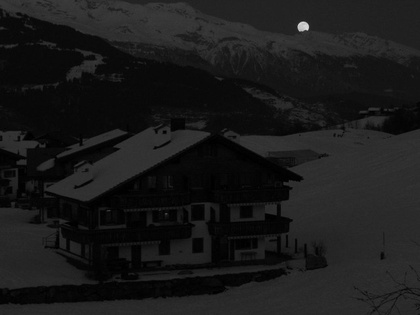
%> input picture material/code/visionbook/05Preproc/images/raising_moon_gray_small.jpg, 420 x 315 px, shrunk from 640 x 480 before the run
$ octave hist_equal_demo.m   (GNU Octave 9; MATLAB toolbox functions it lacks are replaced by stand-ins)
%> lines starting %> are read from the running program, lines starting %| are printed output that depends on the picture
### material/code/visionbook/05Preproc/hist_equal.m
function [im_out,H,Hc,T] = hist_equal(im)
% HIST_EQUAL histogram equalization
% CMP Vision Algorithms http://visionbook.felk.cvut.cz
% Tomas Svoboda, 2006-2007
%
% Usage: [im_out,H,Hc,T] = hist_equal(im)
% Inputs:
%   im  [m x n]  Input image.
% Outputs:
%   im_out  [m x n]   Equalized image.
%   H       [1 x 256] Histogram of the input image.
%   Hc      [1 x 256] Cumulative histogram of the input function.
%   T       [1 x 256] Transformation function of the intensity.
% See also: histeq.

% History:
% $Id: hist_equal_decor.m 1074 2007-08-14 09:45:42Z kybic $
%
% 2006-01 Tomas Svoboda created
% 2007-03-05 TS: decorated
% 2007-05-02 TS: new decor
% 2007-05-24 TS: typo
% 2007-08-09 TS: refinement for better looking of m-file

if size(im,3)>1,
  warning('Colour image in the input, HIST_EQUAL process it as grayscale')
end

if isa(im,'uint8');  % 8-bit depth
  levels = 2^8;
elseif isa(im,'uint16'); % 16-bit depth
  levels = 2^16;
elseif isa(im, 'float'); % actually unknown but 8-bit assumed
  warning('Bit depth could not be recognised, 8-bit image is assumed');
  levels = 2^8;
  if max(max(im))>1;
  im = round(im);
  im(im<0)   = 0;
  im(im>255) = levels-1;
  else
  im = uint8(round(im*255));
  end
end


% The intensities are typically [0,255] but Matlab starts
% indexes at 1. Doing the +1 shift only once saves some computation time.
imp = uint32(im)+1;

% Compute the histogram of the input image first.
% Scan every pixel and increment the relevant member of H;
% if pixel p has intensity g_p perform H[g_p]=H[g_p]+1.
% The number of levels is determined from the bit depth
% of the input image.
H = zeros(1,levels); % allocate memory
% scan all pixels ...
for i=1:size(im,1)
  for j=1:size(im,2)
    % pixel intensity indexes the accumulator
    H(imp(i,j)) = H(imp(i,j)) + 1;
  end
end

% Form the cumulative image histogram H_c.
Hc = zeros(size(H));
Hc(1) = H(1);
for i=2:size(Hc,2)
  Hc(i) = Hc(i-1)+H(i);
end

% Create the look-up table
% normalizing the cumulative histogram to have integer values between
% 0--(levels-1),
% typically [0,255].
T = round( (levels-1)/(size(im,1)*size(im,2)) * Hc );


% Apply the look-up table
% to each level in the input image.
% Formally, rescan the image and write an output image
% with gray levels g_q, setting g_q=T[g_p].
% memory allocation for the new image
im_out = zeros(size(im)); % same size as the input image
im_out = T(imp);
% Note from the last row how elegantly Matlab allows the use of the
% look-up table. T is a 1 x 256 vector in which
% T(i) contains an intensity value that replaces
% i-1. The image itself is here understood as a set of
% indexes that point to the vector T.
% In a classical language it would be:
% for i=all pixels in image
%   im_out(i) = T(imp(i));
% end

% convert the data type if appropriate
if isa(im,'uint8')
  im_out = uint8(round(im_out));
end
if isa(im,'uint16')
  im_out = uint16(round(im_out));
end
if isa(im,'float')
  im_out = im_out/(levels-1);
end

return; % end of hist_equal

### material/code/visionbook/matlab_code/misc/exportfig.m
function exportfig(varargin)
%EXPORTFIG  Export a figure to Encapsulated Postscript.
%   EXPORTFIG(H, FILENAME) writes the figure H to FILENAME.  H is
%   a figure handle and FILENAME is a string that specifies the
%   name of the output file.
%
%   EXPORTFIG(...,PARAM1,VAL1,PARAM2,VAL2,...) specifies
%   parameters that control various characteristics of the output
%   file.
%
%   Format Paramter:
%     'Format'  one of the strings 'eps','eps2','jpeg','png','preview'
%          specifies the output format. Defaults to 'eps'.
%          The output format 'preview' does not generate an output
%          file but instead creates a new figure window with a
%          preview of the exported figure. In this case the
%          FILENAME parameter is ignored.
%
%     'Preview' one of the strings 'none', 'tiff'
%          specifies a preview for EPS files. Defaults to 'none'.
%
%   Size Parameters:
%     'Width'   a positive scalar
%          specifies the width in the figure's PaperUnits
%     'Height'  a positive scalar
%          specifies the height in the figure's PaperUnits
%
%     Specifying only one dimension sets the other dimension
%     so that the exported aspect ratio is the same as the
%     figure's current aspect ratio.
%     If neither dimension is specified the size defaults to
%     the width and height from the figure's PaperPosition.
%
%   Rendering Parameters:
%     'Color'     one of the strings 'bw', 'gray', 'cmyk'
%         'bw'    specifies that lines and text are exported in
%                 black and all other objects in grayscale
%         'gray'  specifies that all objects are exported in grayscale
%         'cmyk'  specifies that all objects are exported in color
%                 using the CMYK color space
%     'Renderer'  one of the strings 'painters', 'zbuffer', 'opengl'
%         specifies the renderer to use
%     'Resolution'   a positive scalar
%         specifies the resolution in dots-per-inch.
%
%     The default color setting is 'bw'.
%
%   Font Parameters:
%     'FontMode'     one of the strings 'scaled', 'fixed'
%     'FontSize'     a positive scalar
%          in 'scaled' mode multiplies with the font size of each
%          text object to obtain the exported font size
%          in 'fixed' mode specifies the font size of all text
%          objects in points
%     'FontEncoding' one of the strings 'latin1', 'adobe'
%          specifies the character encoding of the font
%
%     If FontMode is 'scaled' but FontSize is not specified then a
%     scaling factor is computed from the ratio of the size of the
%     exported figure to the size of the actual figure. The minimum
%     font size allowed after scaling is 5 points.
%     If FontMode is 'fixed' but FontSize is not specified then the
%     exported font sizes of all text objects is 7 points.
%
%     The default 'FontMode' setting is 'scaled'.
%
%   Line Width Parameters:
%     'LineMode'     one of the strings 'scaled', 'fixed'
%     'LineWidth'    a positive scalar
%          the semantics of LineMode and LineWidth are exactly the
%          same as FontMode and FontSize, except that they apply
%          to line widths instead of font sizes. The minumum line
%          width allowed after scaling is 0.5 points.
%          If LineMode is 'fixed' but LineWidth is not specified
%          then the exported line width of all line objects is 1
%          point.
%
%   Examples:
%     exportfig(gcf,'fig1.eps','height',3);
%       Exports the current figure to the file named 'fig1.eps' with
%       a height of 3 inches (assuming the figure's PaperUnits is
%       inches) and an aspect ratio the same as the figure's aspect
%       ratio on screen.
%
%     exportfig(gcf, 'fig2.eps', 'FontMode', 'fixed',...
%                'FontSize', 10, 'color', 'cmyk' );
%       Exports the current figure to 'fig2.eps' in color with all
%       text in 10 point fonts. The size of the exported figure is
%       the figure's PaperPostion width and height.


if (nargin < 2)
  error('Too few input arguments');
end

% exportfig(H, filename, ...)
H = varargin{1};
if ~ishandle(H) | ~strcmp(get(H,'type'), 'figure')
  error('First argument must be a handle to a figure.');
end
filename = varargin{2};
if ~ischar(filename)
  error('Second argument must be a string.');
end
paramPairs = varargin(3:end);

% Do some validity checking on param-value pairs
if (rem(length(paramPairs),2) ~= 0)
  error(['Invalid input syntax. Optional parameters and values' ...
	 ' must be in pairs.']);
end

format = 'eps';
preview = 'none';
width = -1;
height = -1;
%color = 'bw';
color = 'cmyk';
fontsize = -1;
fontmode='scaled';
linewidth = -1;
linemode=[];
fontencoding = 'latin1';
renderer = [];
resolution = [];

% Process param-value pairs
args = {};
for k = 1:2:length(paramPairs)
  param = lower(paramPairs{k});
  if (~ischar(param))
    error('Optional parameter names must be strings');
  end
  value = paramPairs{k+1};

  switch (param)
   case 'format'
    format = value;
    if (~strcmp(format,{'eps','eps2','jpeg','png','preview'}))
      error(['Format must be ''eps'', ''eps2'', ''jpeg'', ''png'' or' ...
	     ' ''preview''.']);
    end
   case 'preview'
    preview = value;
    if (~strcmp(preview,{'none','tiff'}))
      error('Preview must be ''none'' or ''tiff''.');
    end
   case 'width'
    width = LocalToNum(value);
    if(~LocalIsPositiveScalar(width))
      error('Width must be a numeric scalar > 0');
    end
   case 'height'
    height = LocalToNum(value);
    if(~LocalIsPositiveScalar(height))
      error('Height must be a numeric scalar > 0');
    end
   case 'color'
    color = lower(value);
    if (~strcmp(color,{'bw','gray','cmyk'}))
      error('Color must be ''bw'', ''gray'' or ''cmyk''.');
    end
   case 'fontmode'
    fontmode = lower(value);
    if (~strcmp(fontmode,{'scaled','fixed'}))
      error('FontMode must be ''scaled'' or ''fixed''.');
    end
   case 'fontsize'
    fontsize = LocalToNum(value);
    if(~LocalIsPositiveScalar(fontsize))
      error('FontSize must be a numeric scalar > 0');
    end
   case 'fontencoding'
    fontencoding = lower(value);
    if (~strcmp(fontencoding,{'latin1','adobe'}))
      error('FontEncoding must be ''latin1'' or ''adobe''.');
    end
   case 'linemode'
    linemode = lower(value);
    if (~strcmp(linemode,{'scaled','fixed'}))
      error('LineMode must be ''scaled'' or ''fixed''.');
    end
   case 'linewidth'
    linewidth = LocalToNum(value);
    if(~LocalIsPositiveScalar(linewidth))
      error('LineWidth must be a numeric scalar > 0');
    end
   case 'renderer'
    renderer = lower(value);
    if (~strcmp(renderer,{'painters','zbuffer','opengl'}))
      error('Renderer must be ''painters'', ''zbuffer'' or ''opengl''.');
    end
   case 'resolution'
    resolution = LocalToNum(value);
    if ~(isnumeric(value) & (prod(size(value)) == 1) & (value >= 0));
      error('Resolution must be a numeric scalar >= 0');
    end
   otherwise
    error(['Unrecognized option ' param '.']);
  end
end

allLines  = findall(H, 'type', 'line');
allText   = findall(H, 'type', 'text');
allAxes   = findall(H, 'type', 'axes');
allImages = findall(H, 'type', 'image');
allLights = findall(H, 'type', 'light');
allPatch  = findall(H, 'type', 'patch');
allSurf   = findall(H, 'type', 'surface');
allRect   = findall(H, 'type', 'rectangle');
allFont   = [allText; allAxes];
allColor  = [allLines; allText; allAxes; allLights];
allMarker = [allLines; allPatch; allSurf];
allEdge   = [allPatch; allSurf];
allCData  = [allImages; allPatch; allSurf];

old.objs = {};
old.prop = {};
old.values = {};

% Process format and preview parameter
showPreview = strcmp(format,'preview');
if showPreview
  format = 'png';
  filename = [tempName '.png'];
end
if strncmp(format,'eps',3) & ~strcmp(preview,'none')
  args = {args{:}, ['-' preview]};
end

hadError = 0;
try
  % Process size parameters
  paperPos = get(H, 'PaperPosition');
  old = LocalPushOldData(old, H, 'PaperPosition', paperPos);
  figureUnits = get(H, 'Units');
  set(H, 'Units', get(H,'PaperUnits'));
  figurePos = get(H, 'Position');
  aspectRatio = figurePos(3)/figurePos(4);
  set(H, 'Units', figureUnits);
  if (width == -1) & (height == -1)
    width = paperPos(3);
    height = paperPos(4);
  elseif (width == -1)
    width = height * aspectRatio;
  elseif (height == -1)
    height = width / aspectRatio;
  end
  set(H, 'PaperPosition', [0 0 width height]);
  paperPosMode = get(H, 'PaperPositionMode');
  old = LocalPushOldData(old, H, 'PaperPositionMode', paperPosMode);
  set(H, 'PaperPositionMode', 'manual');

  % Process rendering parameters
  switch (color)
   case {'bw', 'gray'}
    if ~strcmp(color,'bw') & strncmp(format,'eps',3)
      format = [format 'c'];
    end
    args = {args{:}, ['-d' format]};

    %compute and set gray colormap
    oldcmap = get(H,'Colormap');
    newgrays = 0.30*oldcmap(:,1) + 0.59*oldcmap(:,2) + 0.11*oldcmap(:,3);
    newcmap = [newgrays newgrays newgrays];
    old = LocalPushOldData(old, H, 'Colormap', oldcmap);
    set(H, 'Colormap', newcmap);

    %compute and set ColorSpec and CData properties
    old = LocalUpdateColors(allColor, 'color', old);
    old = LocalUpdateColors(allAxes, 'xcolor', old);
    old = LocalUpdateColors(allAxes, 'ycolor', old);
    old = LocalUpdateColors(allAxes, 'zcolor', old);
    old = LocalUpdateColors(allMarker, 'MarkerEdgeColor', old);
    old = LocalUpdateColors(allMarker, 'MarkerFaceColor', old);
    old = LocalUpdateColors(allEdge, 'EdgeColor', old);
    old = LocalUpdateColors(allEdge, 'FaceColor', old);
    old = LocalUpdateColors(allCData, 'CData', old);

   case 'cmyk'
    if strncmp(format,'eps',3)
      format = [format 'c'];
      args = {args{:}, ['-d' format], '-cmyk'};
    else
      args = {args{:}, ['-d' format]};
    end
   otherwise
    error('Invalid Color parameter');
  end
  if (~isempty(renderer))
    args = {args{:}, ['-' renderer]};
  end
  if (~isempty(resolution)) | ~strncmp(format,'eps',3)
    if isempty(resolution)
      resolution = 0;
    end
    args = {args{:}, ['-r' int2str(resolution)]};
  end

  % Process font parameters
  if (~isempty(fontmode))
    oldfonts = LocalGetAsCell(allFont,'FontSize');
    switch (fontmode)
     case 'fixed'
      oldfontunits = LocalGetAsCell(allFont,'FontUnits');
      old = LocalPushOldData(old, allFont, {'FontUnits'}, oldfontunits);
      set(allFont,'FontUnits','points');
      if (fontsize == -1)
	set(allFont,'FontSize',7);
      else
	set(allFont,'FontSize',fontsize);
      end
     case 'scaled'
      if (fontsize == -1)
	wscale = width/figurePos(3);
	hscale = height/figurePos(4);
	scale = min(wscale, hscale);
      else
	scale = fontsize;
      end
      newfonts = LocalScale(oldfonts,scale,5);
      set(allFont,{'FontSize'},newfonts);
     otherwise
      error('Invalid FontMode parameter');
    end
    % make sure we push the size after the units
    old = LocalPushOldData(old, allFont, {'FontSize'}, oldfonts);
  end
  if strcmp(fontencoding,'adobe') & strncmp(format,'eps',3)
    args = {args{:}, '-adobecset'};
  end

  % Process linewidth parameters
  if (~isempty(linemode))
    oldlines = LocalGetAsCell(allMarker,'LineWidth');
    old = LocalPushOldData(old, allMarker, {'LineWidth'}, oldlines);
    switch (linemode)
     case 'fixed'
      if (linewidth == -1)
	set(allMarker,'LineWidth',1);
      else
	set(allMarker,'LineWidth',linewidth);
      end
     case 'scaled'
      if (linewidth == -1)
	wscale = width/figurePos(3);
	hscale = height/figurePos(4);
	scale = min(wscale, hscale);
      else
	scale = linewidth;
      end
      newlines = LocalScale(oldlines, scale, 0.5);
      set(allMarker,{'LineWidth'},newlines);
     otherwise
      error('Invalid LineMode parameter');
    end
  end

  % Export
  print(H, filename, args{:});

catch
  hadError = 1;
end

% Restore figure settings
for n=1:length(old.objs)
  set(old.objs{n}, old.prop{n}, old.values{n});
end

if hadError
  error(deblank(lasterr));
end

% Show preview if requested
if showPreview
  X = imread(filename,'png');
  delete(filename);
  f = figure( 'Name', 'Preview', ...
	      'Menubar', 'none', ...
	      'NumberTitle', 'off', ...
	      'Visible', 'off');
  image(X);
  axis image;
  ax = findobj(f, 'type', 'axes');
  set(ax, 'Units', get(H,'PaperUnits'), ...
	  'Position', [0 0 width height], ...
	  'Visible', 'off');
  set(ax, 'Units', 'pixels');
  axesPos = get(ax,'Position');
  figPos = get(f,'Position');
  rootSize = get(0,'ScreenSize');
  figPos(3:4) = axesPos(3:4);
  if figPos(1) + figPos(3) > rootSize(3)
    figPos(1) = rootSize(3) - figPos(3) - 50;
  end
  if figPos(2) + figPos(4) > rootSize(4)
    figPos(2) = rootSize(4) - figPos(4) - 50;
  end
  set(f, 'Position',figPos, ...
	 'Visible', 'on');
end

%
%  Local Functions
%

function outData = LocalPushOldData(inData, objs, prop, values)
outData.objs = {inData.objs{:}, objs};
outData.prop = {inData.prop{:}, prop};
outData.values = {inData.values{:}, values};

function cellArray = LocalGetAsCell(fig,prop);
cellArray = get(fig,prop);
if (~isempty(cellArray)) & (~iscell(cellArray))
  cellArray = {cellArray};
end

function newArray = LocalScale(inArray, scale, minValue)
n = length(inArray);
newArray = cell(n,1);
for k=1:n
  newArray{k} = max(minValue,scale*inArray{k}(1));
end

% [76 lines left out: functions LocalMapToGray, LocalMapCData, LocalUpdateColors, LocalIsPositiveScalar, LocalToNum, not called in this run]

### material/code/visionbook/cmpviapath.m
function p = cmpviapath(rootpath,stprtoolbox)
% CMPVIAPATH Sets all necessary paths for cmpvia toolbox
%
% p = cmpviapath(rootpath);
%
% Input parameters:
% rootpath ... (optinoal) root path of the toolbox, defaults
%              to current working directory
% stprtoolbox... (optional) if set to 1, path to stprtoolbox is
%                added and the toolbox is initialized
%
% Output:
% p ... added path
%
% History:
% 2006-01-26 Tomas Svoboda: created based on a similar function
%            from Vojta Franc and Vaclav Hlavac patern recognition
%            toolbox
%
% $Id: cmpviapath.m 1181 2014-04-02 15:47:26Z svoboda $

if nargin<2
  stprtoolbox=0 ;
end ;

if nargin<1
  rootpath=pwd;
end

disp('Setting path for the CMPvia codes')
disp('cmpvia@cmp.felk.cvut.cz ---------')

% set path for UNIX
p = ['$:', ...
	 '$02Image:', ...
     '$03ImageMath:', ...
	 '$04DataStr:',...
	 '$05Preproc:',...
	 '$06Segm1:',...
	 '$07Segm2:',...
	 '$08ShapeRepr:',...
	 '$09ObjRec:',...
	 '$11Theory3D:',...
     '$14Compr:', ...
     '$15Texture:', ...
     '$16Motion:', ...
	 '$matlab_code/graphcut:',...
	 '$matlab_code/bsplines:',...
     '$matlab_code/misc:'
	 ];

if stprtoolbox,
  p = [ p, '$matlab_code/stprtool:' ] ;
end ;


p=translate(p,rootpath);

% adds path at the start
addpath(p);

% setup
if stprtoolbox,
  stprpath(translate('$/matlab_code/stprtool',rootpath)) ;
end ;

%--translate ---------------------------------------------------------
function p = translate(p,rootpath);
%TRANSLATE Translate unix path to platform specific path
%   TRANSLATE fixes up the path so that it's valid on non-UNIX platforms
%
% This function was derived from MathWork M-file "pathdef.m"

cname = computer;

% Look for PC
if strncmp(cname,'PC',2)
  p = strrep(p,'/','\');
  p = strrep(p,':',';');
  p = strrep(p,'$',[rootpath '\']);

% [12 lines of commented-out code are left out]
else
  p = strrep(p,'$',[rootpath '/']);
end

### material/code/visionbook/05Preproc/hist_equal_demo.m
% demonstration of HIST_EQUAL, histogram equalization
% CMP Vision Algorithms http://visionbook.felk.cvut.cz
% Tomas Svoboda, 2006-2007

% $Id: hist_equal_demo_decor.m 1074 2007-08-14 09:45:42Z kybic $

addpath ../.
cmpviapath('../.');
% create a directory for output images
% if necessary, and does not already exist
out_dir = './output_images/';
if (exist(out_dir)~=7)
  mkdir(out_dir)
end

im = imread('images/raising_moon_gray_small.jpg');
%> im is the input picture: size 315x420 uint8; min 0, max 224, mean 26
[im_out,H,Hc,T] = hist_equal(im);
%> after the loop in hist_equal, `for i=1:size(im,1)`: H = 256 values, max 6785 at index 11, min 0 at index 64, mean 516.8
%> after the loop in hist_equal, `for i=2:size(Hc,2)`: Hc = 256 values from 453 to 132300
%> in hist_equal, `T = round( (levels-1)/(size(im,1)*size(im,2)) * Hc );`: T = 256 values from 1 to 255
%> in hist_equal, `im_out = T(imp);`:
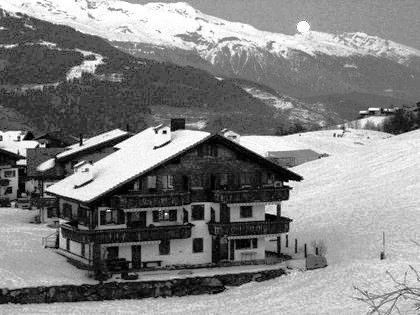
%> im_out: size 315x420 double; min 1, max 255, mean 130.7
%> Hc = 256 values from 453 to 132300; T = 256 values from 1 to 255

figure(1), clf
imshow(im)
title('Input image');
imwrite(im,[out_dir,'histeq_input.jpg']);

figure(2), clf
bar([0:length(H)-1],H)
title('histogram of the input image')
xlabel('intensity')
ylabel('frequency')
axis([0 length(H)-1, 0 max(H)])
exportfig(gcf, [out_dir,'histeq_histinput.eps']);
%> in exportfig, `set(allFont,{'FontSize'},newfonts);`:
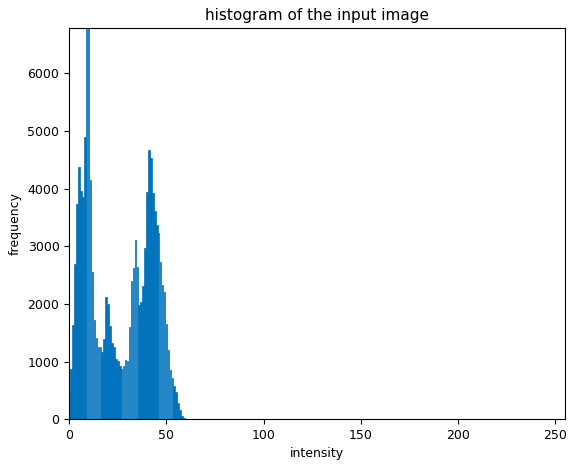
%> figure redrawn from the program's plot data; tallest bar 6785 high, from x = 9.6 to 10.4

figure(3), clf
stairs([0:length(Hc)-1],Hc)
title('cumulative histogram of the input image')
xlabel('intensity')
ylabel('cumulative sum of the occurence')
grid on
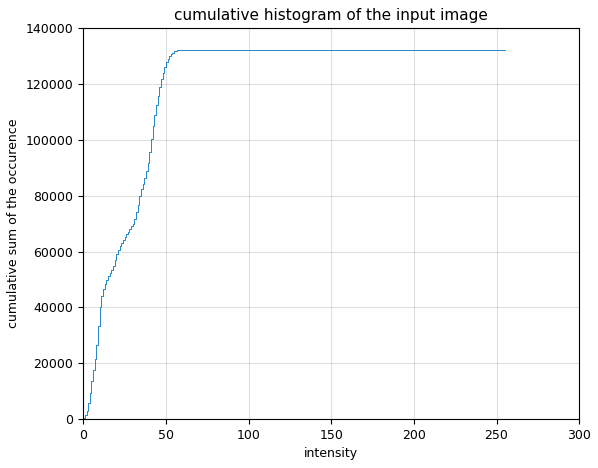
%> figure redrawn from the program's plot data

figure(4), clf
val = 45;
plot([0:length(T)-1],T,'LineWidth',2)
title('Intensity trasformation (normalized cumulative histogram)')
xlabel('intensity in the input image')
ylabel('intensity in the output image')
hold on
stem(val-1,T(val),'Color','red')
line([0,val-1],[T(val),T(val)],'Color','red')
grid on;
h = text(80,150,sprintf('All pixels with intensity %d will have',val-1),'FontSize',12);
set(h,'BackgroundColor','white')
h = text(80,125,sprintf('the intensity %d in the output image',T(val)),'FontSize',12);
set(h,'BackgroundColor','white')
axis([0 255 0 255])

exportfig(gcf,[out_dir,'histeq_lookup.eps'])
%> in exportfig (call 2), `set(allFont,{'FontSize'},newfonts);`:
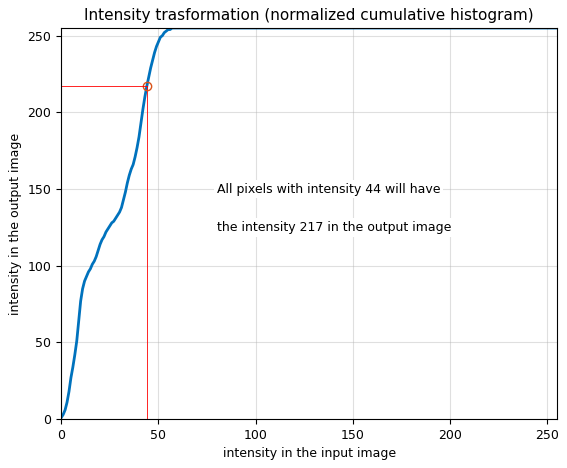
%> figure redrawn from the program's plot data; curve peaks at x = 57, y = 255

figure(7), clf
hold on
sc=255/max(H);
%> sc = 0.0376
h=bar([0:length(H)-1],H*sc,1);
set(h,'EdgeColor','none','FaceColor','b')
histnew = hist(im_out(:),[0:255]);
%> histnew = 256 values, max 6785 at index 78, min 0 at index 1, mean 516.8
sc=255/max(histnew);
h=barh([0:255],histnew*sc,1);
set(h,'EdgeColor','none','FaceColor','g')
stairs([0:length(T)-1],T,'-r','LineWidth',3)
xlabel('intensity in the input image')
ylabel('intensity in the output image')
axis([0 255 0 255])
grid on
legend('input histogram','output histogram','transformation function')
title('Change of the histograms')
exportfig(gcf,[out_dir,'histeq_histtransf.eps'])
%> in exportfig (call 3), `set(allFont,{'FontSize'},newfonts);`:
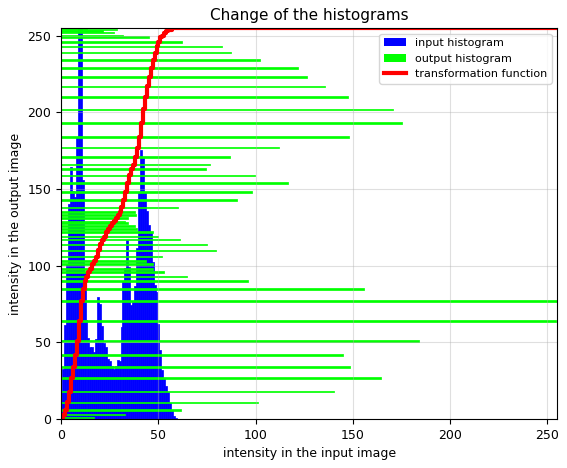
%> figure redrawn from the program's plot data; tallest bar 255 high, from x = 9.5 to 10.5

figure(5), clf
imshow(im_out)
title('Equalized image');
imwrite(im_out,[out_dir,'histeq_output.jpg']);

figure(6), clf
H_out = hist(im_out(:),[0:255]);
%> H_out has the same summary as histnew
%> (the rest of the program and of its run is left out)
